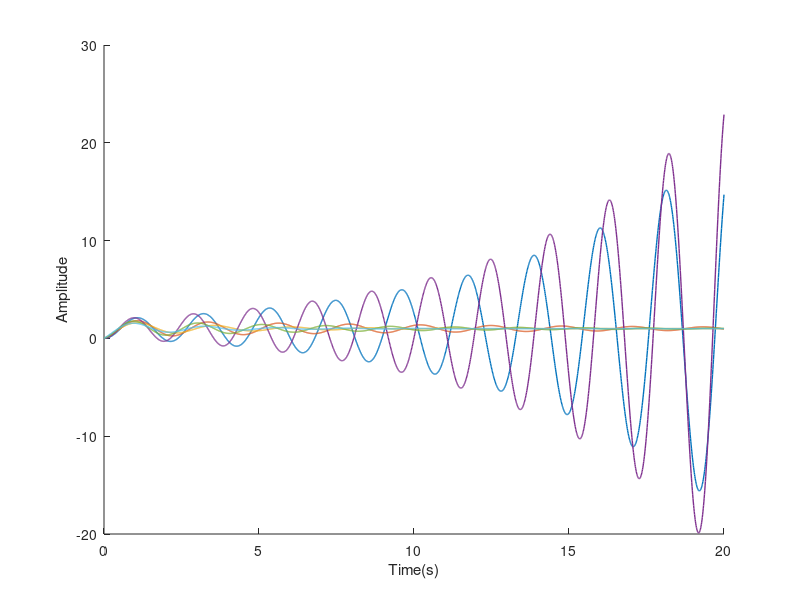

Write the MATLAB code that produced this figure.
clear all
clc()

%Deklarasi Konstanta
J = 0.01
b = 0.1
K = 0.01
R = 1
L = 0.5

%Deklarasi sistem
s = tf('s')
sys = K/((J*s)*(L*s+R) + K^2)

%Parameter tuning
Kp = [4:5]
Ti = [0.4:0.2:0.6]
Td = [0:0.1:0.2]

hold all
t = [0:0.01:20]
for i=1:length(Kp)
    for j=1:length(Ti)
        for k=1:length(Td)
            cont = Kp(i) + Kp(i)/(s*Ti(j)) + Kp(i)*Td(k)*s
            cl_sys = feedback(cont*sys,1)
            [yc,tc] = step(cl_sys,t)
            plot(tc,yc,'LineWidth',1); xlabel('Time(s)'); ylabel('Amplitude')
        end
    end
end

